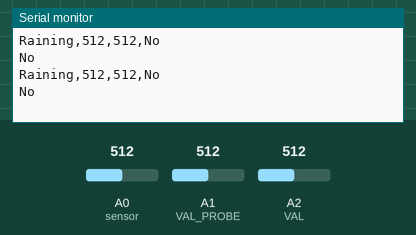
Simulated run of this sketch. Board: Arduino Uno, built with avr-gcc and run on an emulated ATmega328P. On the bench: the last lines printed to the serial monitor. The test bench sets the inputs (shaded band); at power-on: A0 (sensor) = 512, A2 (VAL) = 512, A1 (VAL_PROBE) = 512.

Above: at 1.3 s.
1.4 s: A0 (sensor) set to 530
At 2.6 s:
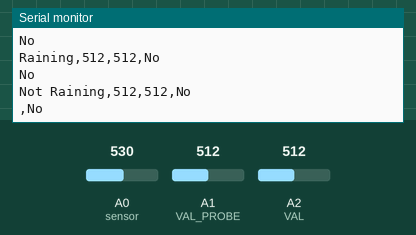
5.8 s: A2 (VAL) set to 583
At 6.5 s:
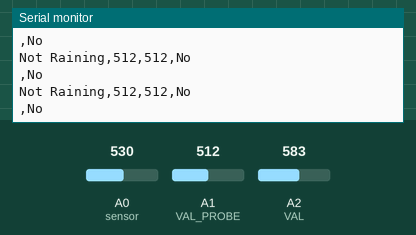
7.3 s: A2 (VAL) set to 609
At 9.1 s:
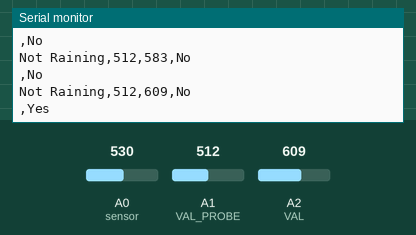
Timing chart, 0 to 10.6 s (numbered marks = the images above; inputs shaded):
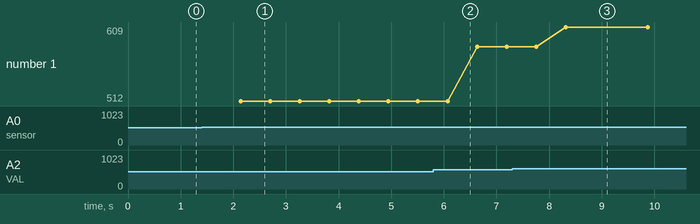

The sketch:

arduino.ino
```cpp
const int VAL_PROBE = A1;                 // Analog pin1 is connected to plant1 soilmoisture A0 pin
const int MOISTURE_LEVEL = 900;           // the value after the LED goes ON
const int sensorMin = A0;                 // Analog pin A0 is connected to raindrop A0
const int sensorMax = 1024;               // maximum value of soilmoisture sensor
const int VAL=A2;                         // Analog pin 2 is connected to plant1 soilmoisture A0 pin
int motorpin1=3;                          // motor 1 is connected to digital pin 3
int motorpin2=4;                          // motor 2 is connected to digital pin 4
int temp=0;
void setup() {
  Serial.begin(9600);                     // initialize serial communication @ 9600 baud:
}

void LedState(int state) {
digitalWrite(13, state);
}


void loop() {
int moisture = analogRead(VAL_PROBE);      //reads the moisture level of plant1 and stored in moisture
int moisture2 = analogRead(VAL);           //reads the moisture level of plant2 and stored in moisture
int sensorReading = analogRead(A0);        //reads the output from raindrop sensor
int range = map(sensorReading, sensorMin, sensorMax, 0, 2);  //We assign a value 1 if it is raining else 0

if(moisture > MOISTURE_LEVEL) {
LedState(LOW);
} else {
LedState(HIGH);
}
 delay(460);
 switch (range) {
 case 0:    			            // Sensor getting wet
    temp=1;
    Serial.print("Raining");
    Serial.print(",");
    Serial.print(moisture);
    Serial.print(",");
    Serial.print(moisture2);
    Serial.print(",");
    //temp=1;
    break;
 case 1:    				     // Sensor not getting wet
    temp=0;
    Serial.print("Not Raining");
    Serial.print(",");
    Serial.print(moisture);
    Serial.print(",");
    Serial.print(moisture2);
    Serial.print(",");
    break;
  }
  if(temp==1){                               //If it is raining both motors stop running
    digitalWrite(motorpin1,LOW);
    Serial.println("No");
    digitalWrite(motorpin2,LOW);
    Serial.println("No");

  }

/* Motor functioning is controlled based on obtained soil moisture values*/

  else{
    if(moisture>=600 & moisture2>=600){
      Serial.println("Yes");
      Serial.print(",");
      Serial.println("Yes");
      digitalWrite(motorpin1,HIGH);
      digitalWrite(motorpin2,HIGH);
      delay(1000);
      digitalWrite(motorpin1,LOW);
      digitalWrite(motorpin2,LOW);
    }
   else if(moisture>=600 & moisture2<600){
      Serial.println("Yes");
      Serial.print(",");
      Serial.println("No");
      digitalWrite(motorpin1,HIGH);
      digitalWrite(motorpin2,LOW);
      delay(1000);
      digitalWrite(motorpin1,LOW);
    }
    else if(moisture<600 & moisture2>=600){
      digitalWrite(motorpin1,LOW);
      digitalWrite(motorpin2,HIGH);
      Serial.println("No");
      Serial.print(",");
      Serial.println("Yes");
      delay(1000);
      digitalWrite(motorpin2,LOW);

    }
     else if(moisture<600 & moisture2<600){
      digitalWrite(motorpin1,LOW);
      digitalWrite(motorpin2,LOW);
      Serial.println("No");
      Serial.print(",");
      Serial.println("No");

    }
  }
  delay(100);  				          // delay between reads

}
```

Measured:
- the behaviour switches between 518 and 519 on A0 (sensor) (found by bisection; images 0 and 1)
- the behaviour switches between 599 and 600 on A2 (VAL) (found by bisection; images 2 and 3)
- after the input at 1.4 s, the serial monitor: prints a new line after 0.74 s (image 1)
- after the input at 7.3 s, the serial monitor: prints a new line after 1.0 s (image 3)
- plotted number 1: 512 → 583 after the input at 5.8 s, 583 → 609 after the input at 7.3 s
